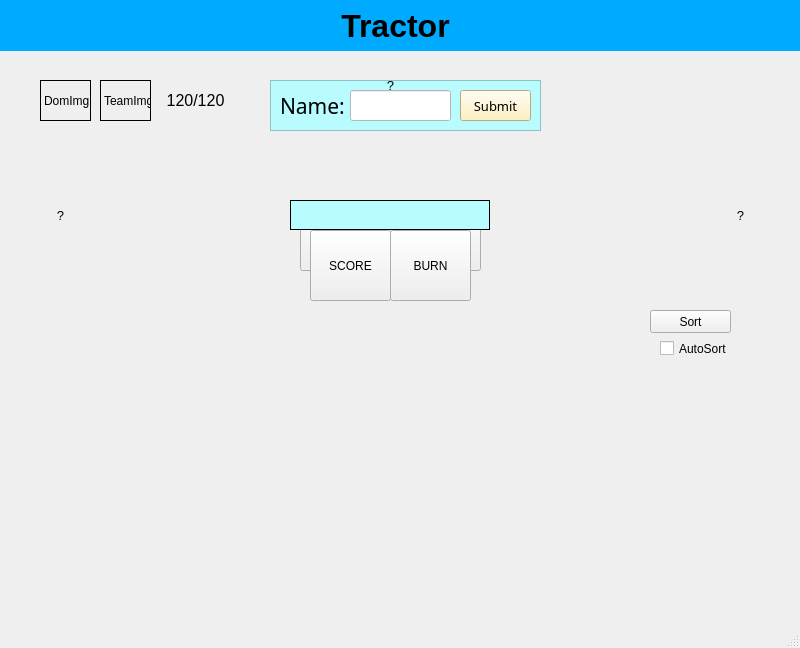
<?xml version="1.0" encoding="UTF-8"?>
<ui version="4.0">
 <class>MainWindow</class>
 <widget class="QMainWindow" name="MainWindow">
  <property name="geometry">
   <rect>
    <x>0</x>
    <y>0</y>
    <width>800</width>
    <height>648</height>
   </rect>
  </property>
  <property name="windowTitle">
   <string>MainWindow</string>
  </property>
  <widget class="QWidget" name="centralwidget">
   <widget class="QPushButton" name="draw_button">
    <property name="geometry">
     <rect>
      <x>300</x>
      <y>200</y>
      <width>81</width>
      <height>71</height>
     </rect>
    </property>
    <property name="text">
     <string>DRAW</string>
    </property>
   </widget>
   <widget class="QPushButton" name="call_button">
    <property name="geometry">
     <rect>
      <x>400</x>
      <y>200</y>
      <width>81</width>
      <height>71</height>
     </rect>
    </property>
    <property name="text">
     <string>CALL</string>
    </property>
   </widget>
   <widget class="QPushButton" name="sort_button">
    <property name="geometry">
     <rect>
      <x>650</x>
      <y>310</y>
      <width>81</width>
      <height>23</height>
     </rect>
    </property>
    <property name="text">
     <string>Sort</string>
    </property>
   </widget>
   <widget class="QLabel" name="dom_img">
    <property name="geometry">
     <rect>
      <x>40</x>
      <y>80</y>
      <width>51</width>
      <height>41</height>
     </rect>
    </property>
    <property name="styleSheet">
     <string notr="true">border: 1px solid black
</string>
    </property>
    <property name="text">
     <string>DomImg</string>
    </property>
   </widget>
   <widget class="QLabel" name="team_img">
    <property name="geometry">
     <rect>
      <x>100</x>
      <y>80</y>
      <width>51</width>
      <height>41</height>
     </rect>
    </property>
    <property name="styleSheet">
     <string notr="true">border: 1px solid black
</string>
    </property>
    <property name="text">
     <string>TeamImg</string>
    </property>
   </widget>
   <widget class="QLabel" name="title">
    <property name="geometry">
     <rect>
      <x>-20</x>
      <y>0</y>
      <width>831</width>
      <height>51</height>
     </rect>
    </property>
    <property name="font">
     <font>
      <pointsize>24</pointsize>
      <weight>75</weight>
      <bold>true</bold>
     </font>
    </property>
    <property name="autoFillBackground">
     <bool>false</bool>
    </property>
    <property name="styleSheet">
     <string notr="true">background-color: rgb(0, 170, 255);</string>
    </property>
    <property name="text">
     <string>Tractor</string>
    </property>
    <property name="alignment">
     <set>Qt::AlignCenter</set>
    </property>
   </widget>
   <widget class="QFrame" name="name_frame">
    <property name="enabled">
     <bool>true</bool>
    </property>
    <property name="geometry">
     <rect>
      <x>270</x>
      <y>80</y>
      <width>271</width>
      <height>51</height>
     </rect>
    </property>
    <property name="styleSheet">
     <string notr="true">background-color: rgb(185, 252, 255);</string>
    </property>
    <property name="frameShape">
     <enum>QFrame::StyledPanel</enum>
    </property>
    <property name="frameShadow">
     <enum>QFrame::Raised</enum>
    </property>
    <widget class="QLabel" name="name_label">
     <property name="geometry">
      <rect>
       <x>10</x>
       <y>10</y>
       <width>101</width>
       <height>31</height>
      </rect>
     </property>
     <property name="font">
      <font>
       <family>Segoe UI Semilight</family>
       <pointsize>16</pointsize>
      </font>
     </property>
     <property name="styleSheet">
      <string notr="true"/>
     </property>
     <property name="text">
      <string>Name:</string>
     </property>
    </widget>
    <widget class="QLineEdit" name="name_entry">
     <property name="geometry">
      <rect>
       <x>80</x>
       <y>10</y>
       <width>101</width>
       <height>31</height>
      </rect>
     </property>
     <property name="font">
      <font>
       <pointsize>10</pointsize>
      </font>
     </property>
     <property name="styleSheet">
      <string notr="true">
background-color: rgb(255, 255, 255);</string>
     </property>
    </widget>
    <widget class="QPushButton" name="name_submit">
     <property name="geometry">
      <rect>
       <x>190</x>
       <y>10</y>
       <width>71</width>
       <height>31</height>
      </rect>
     </property>
     <property name="font">
      <font>
       <family>Segoe UI Semilight</family>
       <pointsize>10</pointsize>
      </font>
     </property>
     <property name="styleSheet">
      <string notr="true">
background-color: rgb(255, 238, 175);</string>
     </property>
     <property name="text">
      <string>Submit</string>
     </property>
    </widget>
   </widget>
   <widget class="QCheckBox" name="sort_checkbox">
    <property name="geometry">
     <rect>
      <x>660</x>
      <y>340</y>
      <width>70</width>
      <height>17</height>
     </rect>
    </property>
    <property name="text">
     <string>AutoSort</string>
    </property>
   </widget>
   <widget class="QLabel" name="p2_label">
    <property name="geometry">
     <rect>
      <x>350</x>
      <y>70</y>
      <width>81</width>
      <height>31</height>
     </rect>
    </property>
    <property name="font">
     <font>
      <pointsize>10</pointsize>
     </font>
    </property>
    <property name="text">
     <string>?</string>
    </property>
    <property name="alignment">
     <set>Qt::AlignCenter</set>
    </property>
   </widget>
   <widget class="QLabel" name="p3_label">
    <property name="geometry">
     <rect>
      <x>700</x>
      <y>200</y>
      <width>81</width>
      <height>31</height>
     </rect>
    </property>
    <property name="font">
     <font>
      <pointsize>10</pointsize>
     </font>
    </property>
    <property name="text">
     <string>?</string>
    </property>
    <property name="alignment">
     <set>Qt::AlignCenter</set>
    </property>
   </widget>
   <widget class="QLabel" name="p1_label">
    <property name="geometry">
     <rect>
      <x>20</x>
      <y>200</y>
      <width>81</width>
      <height>31</height>
     </rect>
    </property>
    <property name="font">
     <font>
      <pointsize>10</pointsize>
     </font>
    </property>
    <property name="text">
     <string>?</string>
    </property>
    <property name="alignment">
     <set>Qt::AlignCenter</set>
    </property>
   </widget>
   <widget class="QPushButton" name="done_button">
    <property name="enabled">
     <bool>true</bool>
    </property>
    <property name="geometry">
     <rect>
      <x>350</x>
      <y>200</y>
      <width>81</width>
      <height>71</height>
     </rect>
    </property>
    <property name="text">
     <string>DONE</string>
    </property>
   </widget>
   <widget class="QPushButton" name="play_button">
    <property name="enabled">
     <bool>false</bool>
    </property>
    <property name="geometry">
     <rect>
      <x>350</x>
      <y>200</y>
      <width>81</width>
      <height>71</height>
     </rect>
    </property>
    <property name="text">
     <string>PLAY</string>
    </property>
   </widget>
   <widget class="QLabel" name="message_label">
    <property name="geometry">
     <rect>
      <x>290</x>
      <y>200</y>
      <width>200</width>
      <height>30</height>
     </rect>
    </property>
    <property name="font">
     <font>
      <pointsize>12</pointsize>
     </font>
    </property>
    <property name="styleSheet">
     <string notr="true">background-color: rgb(185, 252, 255);
border: 1px solid black</string>
    </property>
    <property name="text">
     <string/>
    </property>
    <property name="alignment">
     <set>Qt::AlignCenter</set>
    </property>
   </widget>
   <widget class="QPushButton" name="score_button">
    <property name="enabled">
     <bool>true</bool>
    </property>
    <property name="geometry">
     <rect>
      <x>310</x>
      <y>230</y>
      <width>81</width>
      <height>71</height>
     </rect>
    </property>
    <property name="text">
     <string>SCORE</string>
    </property>
   </widget>
   <widget class="QPushButton" name="burn_button">
    <property name="enabled">
     <bool>true</bool>
    </property>
    <property name="geometry">
     <rect>
      <x>390</x>
      <y>230</y>
      <width>81</width>
      <height>71</height>
     </rect>
    </property>
    <property name="text">
     <string>BURN</string>
    </property>
   </widget>
   <widget class="QLabel" name="points_label">
    <property name="geometry">
     <rect>
      <x>160</x>
      <y>80</y>
      <width>71</width>
      <height>41</height>
     </rect>
    </property>
    <property name="font">
     <font>
      <pointsize>12</pointsize>
     </font>
    </property>
    <property name="text">
     <string>120/120</string>
    </property>
    <property name="alignment">
     <set>Qt::AlignCenter</set>
    </property>
   </widget>
  </widget>
  <widget class="QMenuBar" name="menubar">
   <property name="geometry">
    <rect>
     <x>0</x>
     <y>0</y>
     <width>800</width>
     <height>21</height>
    </rect>
   </property>
  </widget>
  <widget class="QStatusBar" name="statusbar"/>
 </widget>
 <resources>
  <include location="cards.qrc"/>
 </resources>
 <connections/>
</ui>
